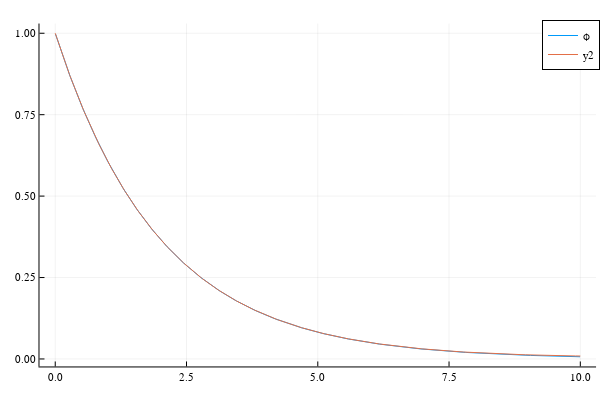

Notebook source saved alongside this figure:
### Code cell
x,ϕ2=twopointbvp(1000,p,q,r,b1,b2);
plot!(x,ϕ2)

### Figure 1 — Plotly figure (JSON) as saved in the notebook; plotly's stock layout.template omitted (floating-point values rounded to 4 significant figures; data arrays with more than 128 entries replaced by an {"elided": "..."} marker saying what was removed)
{"data": [{"colorbar": {"len": 0.9525, "title": "", "x": 0.9934, "y": 0.5139}, "legendgroup": "ϕ", "line": {"color": "rgba(0, 154, 250, 1.000)", "dash": "solid", "shape": "linear", "width": 1}, "mode": "lines", "name": "ϕ", "showlegend": true, "type": "scatter", "x": {"elided": "1000 float values"}, "xaxis": "x", "y": {"elided": "1000 float values"}, "yaxis": "y"}, {"colorbar": {"len": 0.9525, "title": "", "x": 0.9934, "y": 0.5139}, "legendgroup": "y2", "line": {"color": "rgba(227, 111, 71, 1.000)", "dash": "solid", "shape": "linear", "width": 1}, "mode": "lines", "name": "y2", "showlegend": true, "type": "scatter", "x": {"elided": "1001 float values"}, "xaxis": "x", "y": {"elided": "1001 float values"}, "yaxis": "y"}], "layout": {"annotations": [], "height": 400, "legend": {"bgcolor": "rgba(255, 255, 255, 1.000)", "bordercolor": "rgba(0, 0, 0, 1.000)", "borderwidth": 1, "font": {"color": "rgba(0, 0, 0, 1.000)", "family": "sans-serif", "size": 11}, "title": {"font": {"color": "rgba(0, 0, 0, 1.000)", "family": "sans-serif", "size": 15}, "text": ""}, "tracegroupgap": 0, "traceorder": "normal", "x": 1, "xanchor": "auto", "y": 1, "yanchor": "auto"}, "margin": {"b": 20, "l": 0, "r": 0, "t": 20}, "paper_bgcolor": "rgba(255, 255, 255, 1.000)", "plot_bgcolor": "rgba(255, 255, 255, 1.000)", "showlegend": true, "width": 600, "xaxis": {"anchor": "y", "domain": [0.06582, 0.9934], "gridcolor": "rgba(0, 0, 0, 0.100)", "gridwidth": 0.5, "linecolor": "rgba(0, 0, 0, 1.000)", "mirror": false, "range": [-0.3, 10.3], "showgrid": true, "showline": true, "showticklabels": true, "tickangle": 0, "tickcolor": "rgb(0, 0, 0)", "tickfont": {"color": "rgba(0, 0, 0, 1.000)", "family": "sans-serif", "size": 11}, "tickmode": "array", "ticks": "inside", "ticktext": ["0.0", "2.5", "5.0", "7.5", "10.0"], "tickvals": [0, 2.5, 5, 7.5, 10], "title": "", "titlefont": {"color": "rgba(0, 0, 0, 1.000)", "family": "sans-serif", "size": 15}, "type": "-", "visible": true, "zeroline": false, "zerolinecolor": "rgba(0, 0, 0, 1.000)"}, "yaxis": {"anchor": "x", "domain": [0.03762, 0.9902], "gridcolor": "rgba(0, 0, 0, 0.100)", "gridwidth": 0.5, "linecolor": "rgba(0, 0, 0, 1.000)", "mirror": false, "range": [-0.02304, 1.03], "showgrid": true, "showline": true, "showticklabels": true, "tickangle": 0, "tickcolor": "rgb(0, 0, 0)", "tickfont": {"color": "rgba(0, 0, 0, 1.000)", "family": "sans-serif", "size": 11}, "tickmode": "array", "ticks": "inside", "ticktext": ["0.00", "0.25", "0.50", "0.75", "1.00"], "tickvals": [0, 0.25, 0.5, 0.75, 1], "title": "", "titlefont": {"color": "rgba(0, 0, 0, 1.000)", "family": "sans-serif", "size": 15}, "type": "-", "visible": true, "zeroline": false, "zerolinecolor": "rgba(0, 0, 0, 1.000)"}}}
